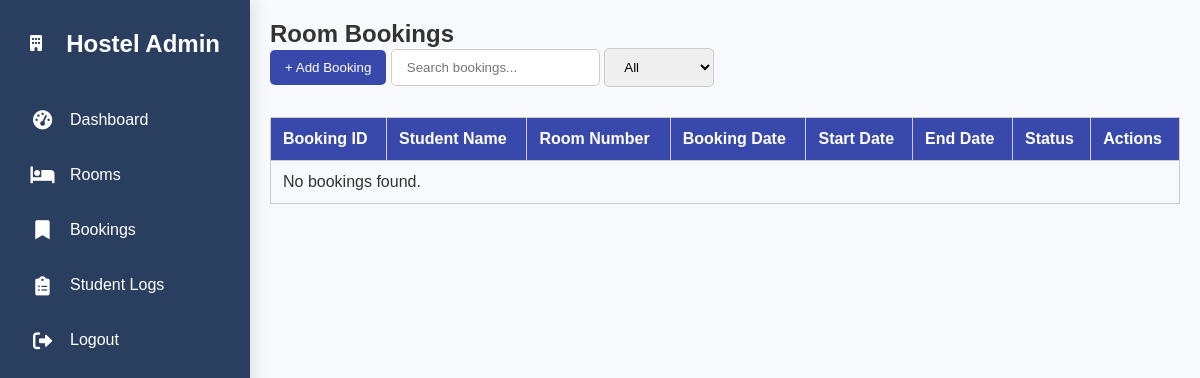
Before: /admin/rooms/view_booking.php (signed in) with the older database file.
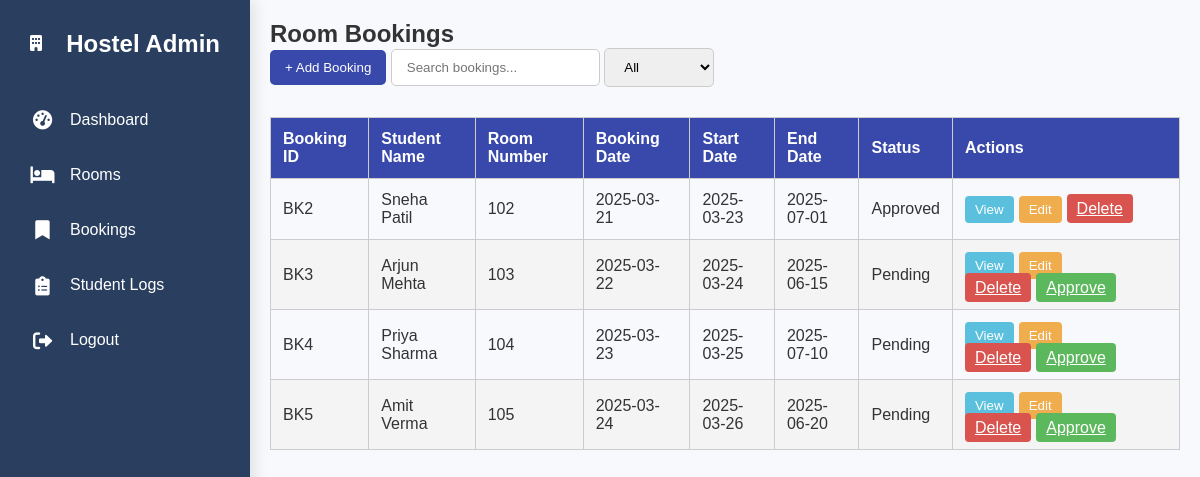
After: the same page with the newer database file.
### tables this page shows
CREATE TABLE `roombooking` (
  `booking_id` int(11) NOT NULL,
  `student_id` int(11) DEFAULT NULL,
  `room_id` int(11) DEFAULT NULL,
  `booking_date` date DEFAULT curdate(),
  `start_date` date DEFAULT NULL,
  `end_date` date DEFAULT NULL,
  `status` varchar(20) DEFAULT 'Pending'
);

CREATE TABLE `hostelrooms` (
  `room_id` int(11) NOT NULL,
  `room_no` varchar(20) DEFAULT NULL,
  `capacity` int(11) DEFAULT NULL,
  `status` enum('available','booked','maintenance') DEFAULT 'available',
  `hostel_id` int(11) DEFAULT NULL
);

### admin/rooms/view_booking.php (the view, shortened to what this page needs)
<?php
include('../../includes/db_connect.php');
?>
<!DOCTYPE html>
<html lang="en">
<head>
  <link href="https://cdnjs.cloudflare.com/ajax/libs/font-awesome/6.0.0-beta3/css/all.min.css" rel="stylesheet">
  <link rel="stylesheet" href="/hostelManagment/assets/css/styleAdmin.css">
  <link rel="stylesheet" href="/hostelManagment/assets/css/sidebar.css">
</head>
<body>
  <div class="dashboard-container">
    <?php include('../includes/sidebar.php'); ?>
    <main class="main-content">
      <h2>Room Bookings</h2>
      <button onclick="openBookingModal()" class="btn-add">+ Add Booking</button>
      <input type="text" id="searchInput" class="search-box" placeholder="Search bookings..." onkeyup="searchTable()">
      <select id="statusFilter" onchange="filterByStatus()" class="search-box" style="max-width: 200px;">
        <option value="">All</option>
      </select>
      <div class="table-container">
        <table id="bookingTable">
          <thead>
            <tr>
              <th>Booking ID</th>
              <th>Student Name</th>
              <th>Room Number</th>
              <th>Booking Date</th>
              <th>Start Date</th>
              <th>End Date</th>
              <th>Status</th>
              <th>Actions</th>
            </tr>
          </thead>
          <tbody>
            <?php
            $sql = "SELECT rb.booking_id, CONCAT(u.fname, ' ', u.lname) AS student_name,
                       hr.room_no, rb.booking_date, rb.start_date, rb.end_date, rb.status
                FROM RoomBooking rb
                JOIN Student s ON rb.student_id = s.student_id
                JOIN Users u ON s.userId = u.user_id
                JOIN HostelRooms hr ON rb.room_id = hr.room_id";
            $result = $conn->query($sql);
            if ($result->num_rows > 0) {
              while ($row = $result->fetch_assoc()) {
                echo "<tr>
                    <td>BK" . $row['booking_id'] . "</td>
                    <td>" . htmlspecialchars($row['student_name']) . "</td>
                    <td>" . htmlspecialchars($row['room_no']) . "</td>
                    <td>" . htmlspecialchars($row['booking_date']) . "</td>
                    <td>" . htmlspecialchars($row['start_date']) . "</td>
                    <td>" . htmlspecialchars($row['end_date']) . "</td>
                    <td>" . htmlspecialchars($row['status']) . "</td>
                    <td>";
                echo "<button class='btn-action view-btn' onclick=\"viewBooking('" . htmlspecialchars($row['student_name']) . "','" . $row['room_no'] . "','" . $row['booking_date'] . "','" . $row['start_date'] . "','" . $row['end_date'] . "')\">View</button>";
                echo "<button class='btn-action edit-btn' onclick=\"editBooking('" . $row['booking_id'] . "','" . $row['booking_date'] . "','" . $row['start_date'] . "','" . $row['end_date'] . "')\">Edit</button>";
                echo "<a href='delete_booking.php?id=" . $row['booking_id'] . "' onclick=\"return confirm('Delete this booking?')\" class='btn-action delete-btn'>Delete</a>";
                if ($row['status'] === "Pending") {
                  echo "<a href='approve_booking.php?id=" . $row['booking_id'] . "' class='btn-action approve-btn'>Approve</a>";
                }
                echo "</td></tr>";
              }
            } else {
              echo "<tr><td colspan='8'>No bookings found.</td></tr>";
            }
            ?>
          </tbody>
        </table>
      </div>
    </main>
  </div>
</body>
</html>

Changed rows visible on the page:
added roombooking: booking_id "2", student_name "Sneha Patil", room.room_no "102", booking_date "2025-03-21", start_date "2025-03-23", end_date "2025-07-01", status "Approved"
added roombooking: booking_id "3", student_name "Arjun Mehta", room.room_no "103", booking_date "2025-03-22", start_date "2025-03-24", end_date "2025-06-15", status "Pending"
added roombooking: booking_id "4", student_name "Priya Sharma", room.room_no "104", booking_date "2025-03-23", start_date "2025-03-25", end_date "2025-07-10", status "Pending"
added roombooking: booking_id "5", student_name "Amit Verma", room.room_no "105", booking_date "2025-03-24", start_date "2025-03-26", end_date "2025-06-20", status "Pending"
Other visible differences:
text no longer shown: "No bookings found."
